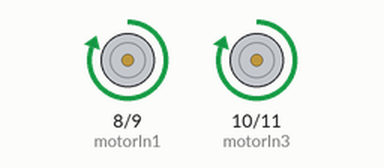
This sketch was run on a simulated Arduino Uno, built with avr-gcc and run on an emulated ATmega328P. Shown: motor-driver pin pairs drawn as motors (green arrow = first pin HIGH = forward, orange = second pin HIGH = backward, longer = more drive).

Above: at 0.5 s.
At 2.0 s:
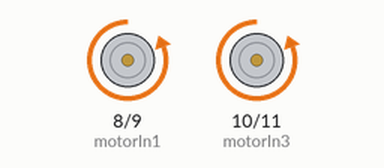
At 3.5 s:
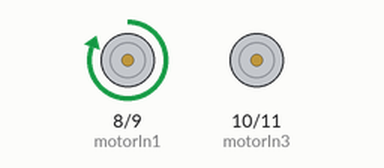
At 5.0 s:
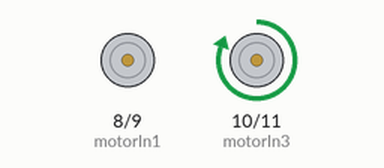
Timing chart, 0 to 7.8 s (numbered marks = the images above):
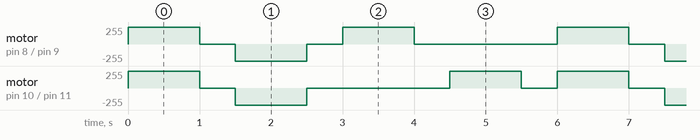

Measured:
- by itself, motor on pin 8 (motorIn1) / pin 9 (motorIn2): repeats every 6.0 s: stopped 0.50 s, backward 255/255 1.0 s, stopped 0.50 s, forward 255/255 1.0 s, stopped 2.0 s, forward 255/255 1.0 s
- by itself, motor on pin 10 (motorIn3) / pin 11 (motorIn4): repeats every 6.0 s: stopped 0.50 s, backward 255/255 1.0 s, stopped 2.0 s, forward 255/255 1.0 s, stopped 0.50 s, forward 255/255 1.0 s

The sketch:

Car.ino
```cpp
const int motorIn1 = 8;
const int motorIn2 = 9;
const int motorIn3 = 10;
const int motorIn4 = 11;
const int DELAY = 1000;
void setup()
{
  pinMode(motorIn1, OUTPUT);
  pinMode(motorIn2, OUTPUT);
  pinMode(motorIn3, OUTPUT);
  pinMode(motorIn4, OUTPUT);
}
void loop()
{
  selfTest();
}
void selfTest()
{
  forward();
  delay(DELAY);
  motorstop();
  delay(500);
  backward();
  delay(DELAY);
  motorstop();
  delay(500);
  right();
  delay(DELAY);
  motorstop();
  delay(500);
  left();
  delay(DELAY);
  motorstop();
  delay(500);
}
void motorstop()
{
  digitalWrite(motorIn1, LOW);
  digitalWrite(motorIn2, LOW);
  digitalWrite(motorIn3, LOW);
  digitalWrite(motorIn4, LOW);
}
void forward()
{
  digitalWrite(motorIn1, HIGH);
  digitalWrite(motorIn2, LOW);
  digitalWrite(motorIn3, HIGH);
  digitalWrite(motorIn4, LOW);
}
void backward()
{
  digitalWrite(motorIn1, LOW);
  digitalWrite(motorIn2, HIGH);
  digitalWrite(motorIn3, LOW);
  digitalWrite(motorIn4, HIGH);
}
// Let right motor keep running, but stop left motor
void right()
{
  digitalWrite(motorIn1, HIGH);
  digitalWrite(motorIn2, LOW);
  digitalWrite(motorIn3, LOW);
  digitalWrite(motorIn4, LOW);
}
// Let left motor keep running, but stop right motor
void left()
{
  digitalWrite(motorIn1, LOW);
  digitalWrite(motorIn2, LOW);
  digitalWrite(motorIn3, HIGH);
  digitalWrite(motorIn4, LOW);
}
```
